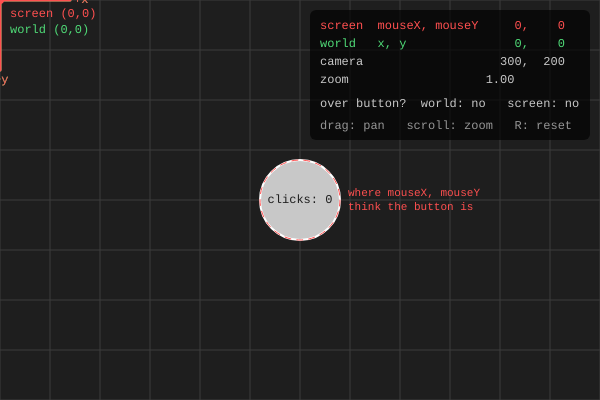
Frame 1 (no input)
Frame 60 (no input): identical to frame 1, image omitted
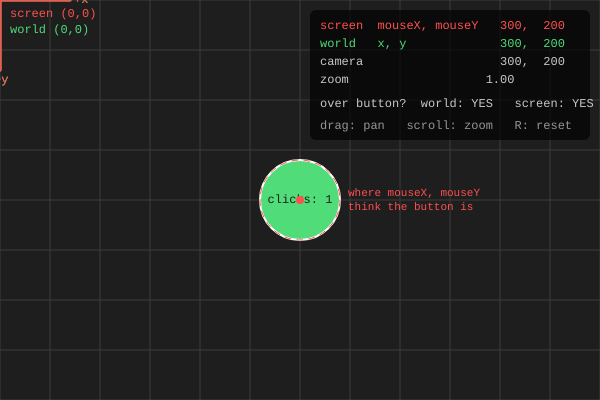
Frame 120 (the mouse pressed at the canvas centre since frame 60)

The p5.js sketch that drew these frames (run headless with seeded random() and noise() and a simulated clock; from frame 60 on, the mouse is pressed at the canvas centre):

// p5.js sketch
// ── sketch.js
// Screen space vs world space
//
// The mouse lives in SCREEN space: mouseX and mouseY count pixels from the
// top left of the canvas. Once you translate() and scale() the canvas to
// make a "camera", the things you draw live in WORLD space, and the two
// stop agreeing as soon as the camera moves. To hit test something in the
// world you have to convert the mouse into world coordinates first.
//
// Drag to pan the camera, scroll to zoom, press R to reset.

let canvasWidth = 600;
let canvasHeight = 400;

// the camera: which world point sits in the center of the screen, and the zoom
let camX;
let camY;
let zoom = 1;

// a button that lives in the world at a fixed world position
let buttonX = 300;
let buttonY = 200;
let buttonRadius = 40;
let clicks = 0;

function setup() {
  createCanvas(canvasWidth, canvasHeight);
  textFont("monospace");
  resetCamera();
}

function resetCamera() {
  // start with the camera placed so that world and screen line up exactly
  camX = width / 2;
  camY = height / 2;
  zoom = 1;
}

// convert a screen position (like the mouse) into a world position.
// This is the camera transform in draw(), run backwards.
function screenToWorld(sx, sy) {
  let wx = (sx - width / 2) / zoom + camX;
  let wy = (sy - height / 2) / zoom + camY;
  return { x: wx, y: wy };
}

function draw() {
  background(30);

  // where is the mouse in the world?
  let mouseWorld = screenToWorld(mouseX, mouseY);

  // the right way: compare world to world
  let overButton = dist(mouseWorld.x, mouseWorld.y, buttonX, buttonY) < buttonRadius;

  // the wrong way: compare screen to world. It works only while the camera
  // has not moved, which is why it is such an easy mistake to make.
  let overButtonNaive = dist(mouseX, mouseY, buttonX, buttonY) < buttonRadius;

  // ---- the world: everything inside push/pop is moved by the camera
  push();
  translate(width / 2, height / 2); // the screen center...
  scale(zoom);                      // ...zoomed...
  translate(-camX, -camY);          // ...is looking at the world point camX, camY

  drawGrid();
  drawAxes(color(80, 220, 120), "world (0,0)", 1 / zoom, 1);

  // the button, drawn in world coordinates
  stroke(255);
  strokeWeight(2 / zoom);
  if (overButton) {
    fill(80, 220, 120);
  } else {
    fill(200);
  }
  ellipse(buttonX, buttonY, buttonRadius * 2, buttonRadius * 2);

  noStroke();
  fill(30);
  textAlign(CENTER, CENTER);
  textSize(12 / zoom);
  text("clicks: " + clicks, buttonX, buttonY);

  // the mouse, drawn in world coordinates: it lands exactly under the cursor,
  // which proves the conversion is right
  fill(255, 80, 80);
  ellipse(mouseWorld.x, mouseWorld.y, 8 / zoom, 8 / zoom);

  pop();

  // ---- the screen: nothing below here is moved by the camera
  drawAxes(color(255, 80, 80), "screen (0,0)", 1, 0);

  // ghost: where the naive hit test thinks the button is
  noFill();
  stroke(255, 80, 80);
  strokeWeight(1);
  drawingContext.setLineDash([6, 6]);
  ellipse(buttonX, buttonY, buttonRadius * 2, buttonRadius * 2);
  drawingContext.setLineDash([]);

  noStroke();
  fill(255, 80, 80);
  textAlign(LEFT, TOP);
  textSize(11);
  text("where mouseX, mouseY\nthink the button is", buttonX + buttonRadius + 8, buttonY - 12);

  drawReadout(mouseWorld, overButton, overButtonNaive);
}

// a grid in world units, so you can see the camera move
function drawGrid() {
  stroke(60);
  strokeWeight(1 / zoom);
  for (let x = -400; x <= 1000; x += 50) {
    line(x, -400, x, 800);
  }
  for (let y = -400; y <= 800; y += 50) {
    line(-400, y, 1000, y);
  }
}

// two arrows from (0,0) along +x and +y, in whatever space we are in.
// labelRow moves the label down so the two origins can be read when they overlap.
function drawAxes(c, label, s, labelRow) {
  stroke(c);
  strokeWeight(3 * s);
  line(0, 0, 70 * s, 0);
  line(0, 0, 0, 70 * s);
  noStroke();
  fill(c);
  textAlign(LEFT, TOP);
  textSize(12 * s);
  text(label, 10 * s, (8 + 16 * labelRow) * s);
  text("+x", 74 * s, -6 * s);
  text("+y", -6 * s, 74 * s);
}

// a whole number padded with spaces so the columns line up
function pad(value) {
  return String(round(value)).padStart(5);
}

// the numbers, drawn in screen space
function drawReadout(mouseWorld, overButton, overButtonNaive) {
  noStroke();
  fill(0, 0, 0, 170);
  rect(width - 290, 10, 280, 130, 6);

  textAlign(LEFT, TOP);
  textSize(12);

  fill(255, 80, 80);
  text("screen  mouseX, mouseY " + pad(mouseX) + "," + pad(mouseY), width - 280, 20);

  fill(80, 220, 120);
  text("world   x, y           " + pad(mouseWorld.x) + "," + pad(mouseWorld.y), width - 280, 38);

  fill(200);
  text("camera                 " + pad(camX) + "," + pad(camY), width - 280, 56);
  text("zoom                   " + nf(zoom, 1, 2), width - 280, 74);

  text("over button?  world: " + (overButton ? "YES" : "no") + "   screen: " + (overButtonNaive ? "YES" : "no"), width - 280, 98);

  fill(150);
  text("drag: pan   scroll: zoom   R: reset", width - 280, 120);
}

function mousePressed() {
  // click the button using the converted (world) mouse position
  let mouseWorld = screenToWorld(mouseX, mouseY);
  if (dist(mouseWorld.x, mouseWorld.y, buttonX, buttonY) < buttonRadius) {
    clicks += 1;
  }
}

function mouseDragged() {
  // pan: move the camera the opposite way the mouse moved,
  // divided by zoom so the world sticks to the cursor
  camX -= movedX / zoom;
  camY -= movedY / zoom;
}

function mouseWheel(event) {
  // zoom in or out around the center of the screen
  if (event.delta > 0) {
    zoom *= 0.9;
  } else {
    zoom *= 1.1;
  }
  zoom = constrain(zoom, 0.25, 4);
  return false; // stop the page from scrolling
}

function keyPressed() {
  if (key == "r" || key == "R") {
    resetCamera();
  }
}

// --- canvas size and fullscreen ---
// The Fullscreen button in index.html asks the browser to go fullscreen.
// Whenever the window changes size, fit the canvas to it, and go back
// to the normal size when fullscreen ends.
function windowResized() {
  if (document.fullscreenElement) {
    resizeCanvas(windowWidth, windowHeight);
  } else {
    resizeCanvas(canvasWidth, canvasHeight);
  }
  resetCamera(); // the camera center depends on the canvas size
}

// ── style.css
/* Shared look for the week 7 examples. Colors match the slides. */

html, body {
  margin: 0;
  padding: 0;
}

body {
  min-height: 100vh;
  display: flex;
  flex-direction: column;
  align-items: center;
  background: #1e1f1c;
  color: #e8e8e3;
  font-family: system-ui, -apple-system, "Helvetica Neue", Arial, sans-serif;
  font-size: 15px;
}

/* the header above the sketch */
.bar {
  width: 100%;
  max-width: 900px;
  box-sizing: border-box;
  display: flex;
  justify-content: space-between;
  align-items: center;
  gap: 16px;
  padding: 14px 16px;
}

.hint {
  color: #9a9b94;
  margin-left: 8px;
}

nav {
  display: flex;
  align-items: center;
  gap: 14px;
}

nav a {
  color: #f92672;
  text-decoration: none;
}

button {
  font: inherit;
  background: #3a3b36;
  color: #fff;
  border: 0;
  border-radius: 6px;
  padding: 6px 12px;
  cursor: pointer;
}

button:hover {
  background: #4c4d47;
}

/* p5 creates the canvas; center it under the header */
canvas {
  display: block;
  margin: 8px auto;
  box-shadow: 0 10px 30px rgba(0, 0, 0, 0.5);
}

/* in fullscreen only the canvas is visible */
:fullscreen .bar {
  display: none;
}

:fullscreen canvas {
  margin: 0;
  box-shadow: none;
}
